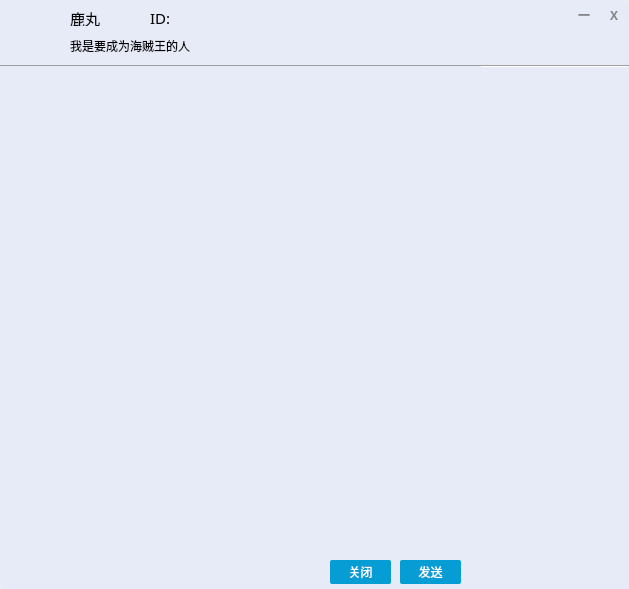
<?xml version="1.0" encoding="UTF-8"?>
<ui version="4.0">
 <class>Chat</class>
 <widget class="QWidget" name="Chat">
  <property name="geometry">
   <rect>
    <x>0</x>
    <y>0</y>
    <width>629</width>
    <height>589</height>
   </rect>
  </property>
  <property name="windowTitle">
   <string>Form</string>
  </property>
  <widget class="QWidget" name="widget" native="true">
   <property name="geometry">
    <rect>
     <x>0</x>
     <y>0</y>
     <width>629</width>
     <height>589</height>
    </rect>
   </property>
   <property name="styleSheet">
    <string notr="true">#widget{
  border-radius:3px;
background:#E7EAF7;
}</string>
   </property>
   <widget class="QLabel" name="label">
    <property name="geometry">
     <rect>
      <x>8</x>
      <y>9</y>
      <width>50</width>
      <height>50</height>
     </rect>
    </property>
    <property name="styleSheet">
     <string notr="true">border-image:url(&quot;:/11.jpg&quot;);
border-radius:2px;</string>
    </property>
    <property name="text">
     <string/>
    </property>
   </widget>
   <widget class="QLabel" name="label_2">
    <property name="geometry">
     <rect>
      <x>70</x>
      <y>10</y>
      <width>101</width>
      <height>16</height>
     </rect>
    </property>
    <property name="font">
     <font>
      <family>微软雅黑</family>
      <pointsize>11</pointsize>
     </font>
    </property>
    <property name="text">
     <string>鹿丸</string>
    </property>
   </widget>
   <widget class="QLabel" name="label_3">
    <property name="geometry">
     <rect>
      <x>70</x>
      <y>30</y>
      <width>381</width>
      <height>31</height>
     </rect>
    </property>
    <property name="font">
     <font>
      <family>微软雅黑</family>
     </font>
    </property>
    <property name="text">
     <string>我是要成为海贼王的人</string>
    </property>
    <property name="wordWrap">
     <bool>true</bool>
    </property>
   </widget>
   <widget class="QLabel" name="label_4">
    <property name="geometry">
     <rect>
      <x>569</x>
      <y>0</y>
      <width>30</width>
      <height>30</height>
     </rect>
    </property>
    <property name="font">
     <font>
      <family>微软雅黑</family>
      <pointsize>9</pointsize>
      <weight>75</weight>
      <bold>true</bold>
     </font>
    </property>
    <property name="styleSheet">
     <string notr="true">QLabel{
   color:rgb(134, 134, 134);
}
QLabel:hover{
   background-color:rgb(58,149,222);
   color:white;

}</string>
    </property>
    <property name="text">
     <string>一</string>
    </property>
    <property name="alignment">
     <set>Qt::AlignCenter</set>
    </property>
   </widget>
   <widget class="QLabel" name="label_5">
    <property name="geometry">
     <rect>
      <x>599</x>
      <y>0</y>
      <width>30</width>
      <height>30</height>
     </rect>
    </property>
    <property name="font">
     <font>
      <family>微软雅黑</family>
      <weight>75</weight>
      <bold>true</bold>
     </font>
    </property>
    <property name="styleSheet">
     <string notr="true">QLabel{
   color:rgb(134, 134, 134);;
}
QLabel:hover{
  background-color:rgb(212, 64, 39);
  color:rgb(255, 255, 255);
  border-top-right-radius:3px;
}</string>
    </property>
    <property name="text">
     <string>X</string>
    </property>
    <property name="alignment">
     <set>Qt::AlignCenter</set>
    </property>
   </widget>
   <widget class="Line" name="line">
    <property name="geometry">
     <rect>
      <x>0</x>
      <y>65</y>
      <width>629</width>
      <height>3</height>
     </rect>
    </property>
    <property name="font">
     <font>
      <family>Arial</family>
      <pointsize>6</pointsize>
     </font>
    </property>
    <property name="styleSheet">
     <string notr="true">height:2px;
</string>
    </property>
    <property name="orientation">
     <enum>Qt::Horizontal</enum>
    </property>
   </widget>
   <widget class="QLabel" name="label_6">
    <property name="geometry">
     <rect>
      <x>481</x>
      <y>66</y>
      <width>148</width>
      <height>521</height>
     </rect>
    </property>
    <property name="styleSheet">
     <string notr="true">border-image:url(&quot;:/right.png&quot;);
</string>
    </property>
    <property name="text">
     <string/>
    </property>
   </widget>
   <widget class="QLabel" name="label_7">
    <property name="geometry">
     <rect>
      <x>10</x>
      <y>440</y>
      <width>26</width>
      <height>26</height>
     </rect>
    </property>
    <property name="styleSheet">
     <string notr="true">QLabel{
background-image:url(&quot;:/fileinput.png&quot;);
}
QLabel:hover{
  border:1px solid rgb(203, 203, 203);
}</string>
    </property>
    <property name="text">
     <string/>
    </property>
   </widget>
   <widget class="QLabel" name="label_8">
    <property name="geometry">
     <rect>
      <x>36</x>
      <y>439</y>
      <width>26</width>
      <height>26</height>
     </rect>
    </property>
    <property name="styleSheet">
     <string notr="true">QLabel{
background-image:url(&quot;:/audio.png&quot;);
}
QLabel:hover{
 border:1px solid rgb(203, 203, 203);
}</string>
    </property>
    <property name="text">
     <string/>
    </property>
   </widget>
   <widget class="QTextEdit" name="textEdit">
    <property name="geometry">
     <rect>
      <x>0</x>
      <y>466</y>
      <width>481</width>
      <height>91</height>
     </rect>
    </property>
    <property name="font">
     <font>
      <family>微软雅黑</family>
      <pointsize>10</pointsize>
     </font>
    </property>
    <property name="styleSheet">
     <string notr="true">border:none;
background:#E7EAF7;</string>
    </property>
   </widget>
   <widget class="QPushButton" name="pushButton">
    <property name="geometry">
     <rect>
      <x>330</x>
      <y>560</y>
      <width>61</width>
      <height>24</height>
     </rect>
    </property>
    <property name="font">
     <font>
      <family>微软雅黑</family>
     </font>
    </property>
    <property name="styleSheet">
     <string notr="true">QPushButton{ 
     background-color: rgb(6,157,213); 
     border: none;
     border-radius:2px;
     color:white;
}
QPushButton:hover{ 
     background-color: rgb(75,202,255);
}</string>
    </property>
    <property name="text">
     <string>关闭</string>
    </property>
   </widget>
   <widget class="QPushButton" name="pushButton_2">
    <property name="geometry">
     <rect>
      <x>400</x>
      <y>560</y>
      <width>61</width>
      <height>24</height>
     </rect>
    </property>
    <property name="font">
     <font>
      <family>微软雅黑</family>
     </font>
    </property>
    <property name="styleSheet">
     <string notr="true">QPushButton{ 
     background-color: rgb(6,157,213); 
     border: none;
     border-radius:2px;
     color:white;
}
QPushButton:hover{ 
     background-color: rgb(75,202,255);
}</string>
    </property>
    <property name="text">
     <string>发送</string>
    </property>
   </widget>
   <widget class="QTextBrowser" name="textBrowser">
    <property name="geometry">
     <rect>
      <x>0</x>
      <y>66</y>
      <width>481</width>
      <height>371</height>
     </rect>
    </property>
    <property name="styleSheet">
     <string notr="true">border:none;
 background:#E7EAF7;</string>
    </property>
   </widget>
   <widget class="QLabel" name="label_9">
    <property name="geometry">
     <rect>
      <x>150</x>
      <y>10</y>
      <width>101</width>
      <height>16</height>
     </rect>
    </property>
    <property name="font">
     <font>
      <family>微软雅黑</family>
      <pointsize>11</pointsize>
     </font>
    </property>
    <property name="text">
     <string>ID:</string>
    </property>
   </widget>
  </widget>
 </widget>
 <resources/>
 <connections/>
</ui>
